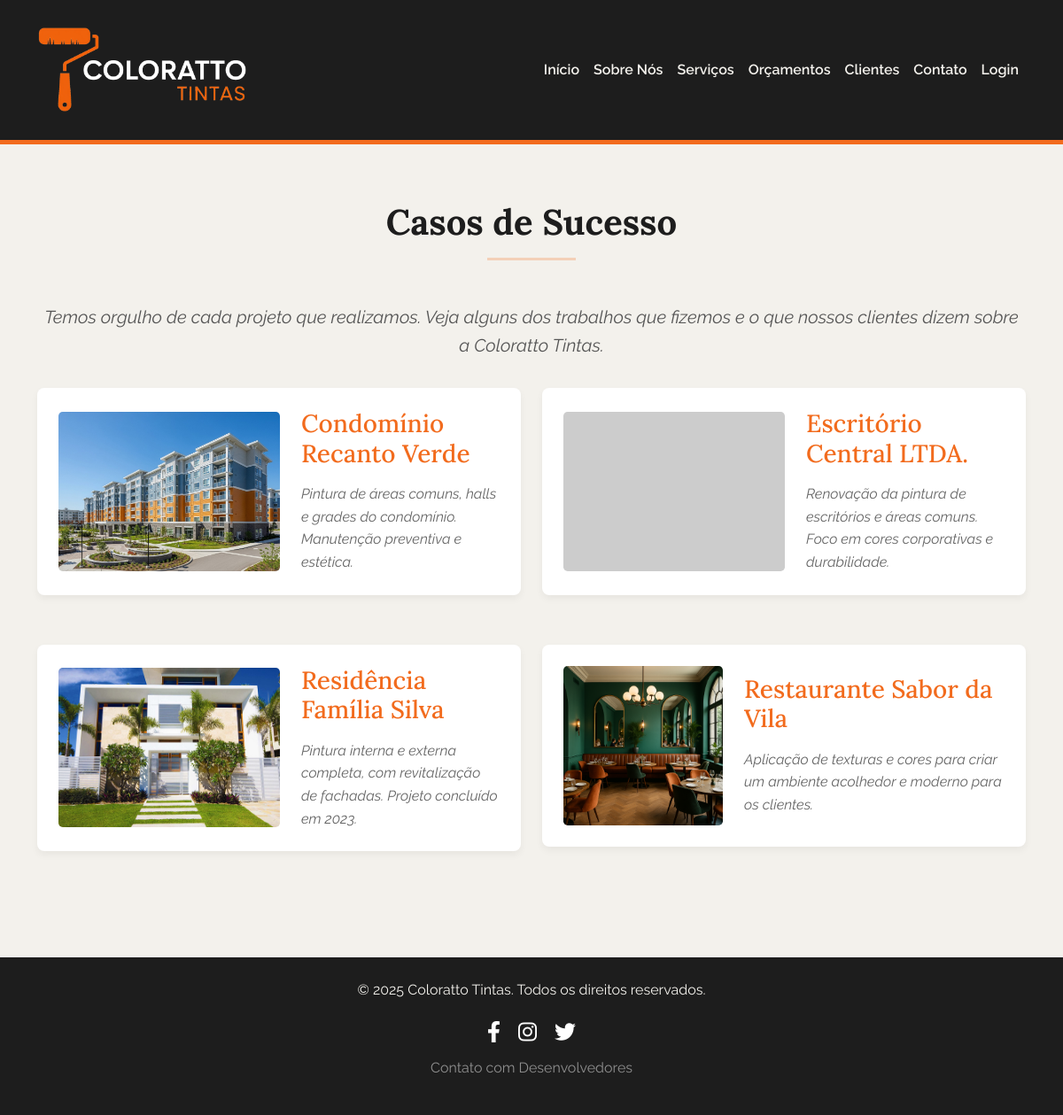
The page /clientes.php on the database its author committed.
### tables this page shows
CREATE TABLE IF NOT EXISTS `clients` (
  `id` INT(11) NOT NULL AUTO_INCREMENT,
  `name` VARCHAR(100) NOT NULL,
  `description` TEXT,
  `image_path` VARCHAR(255),
  `created_at` DATETIME NOT NULL DEFAULT CURRENT_TIMESTAMP,
  `updated_at` DATETIME NOT NULL DEFAULT CURRENT_TIMESTAMP ON UPDATE CURRENT_TIMESTAMP,
  PRIMARY KEY (`id`)
);

### clientes.php (the view, shortened to what this page needs)
<?php
include 'header.php';
$sql = "SELECT name, description, image_path FROM clients ORDER BY name ASC";
$result = $conn->query($sql);
?>
        <section class="page-section">
            <div class="container">
                <h2 class="section-heading text-center">Casos de Sucesso</h2>
                <hr style="width: 100px; border-top: 3px solid #F26B1D; margin: 1rem auto 3rem auto;">
                <div class="intro-text text-center">
                    <p>Temos orgulho de cada projeto que realizamos. Veja alguns dos trabalhos que fizemos e o que nossos clientes dizem sobre a Coloratto Tintas.</p>
                </div>
                <div class="row">
                    <?php
                    if ($result->num_rows > 0) {
                        while($row = $result->fetch_assoc()) {
                            echo '<div class="col-lg-6 mb-4">';
                            echo '  <div class="client-card d-flex flex-column flex-md-row align-items-center">';
                            if (!empty($row["image_path"]) && file_exists('./' . $row["image_path"])) {
                                echo '    <img src="' . BASE_URL . htmlspecialchars($row["image_path"]) . '" alt="' . htmlspecialchars($row["name"]) . '" class="img-fluid me-md-4 mb-3 mb-md-0" style="max-width: 250px; height: 180px; object-fit: cover;">';
                            } else {
                                echo '    <img src="https://via.placeholder.com/250x180/CCCCCC/FFFFFF?text=Cliente" alt="Imagem Padrão Cliente" class="img-fluid me-md-4 mb-3 mb-md-0" style="max-width: 250px; height: 180px; object-fit: cover;">';
                            }
                            echo '    <div class="text-center text-md-start">';
                            echo '      <h3>' . htmlspecialchars($row["name"]) . '</h3>';
                            echo '      <p class="mb-0">' . htmlspecialchars($row["description"]) . '</p>';
                            echo '    </div>';
                            echo '  </div>';
                            echo '</div>';
                        }
                    } else {
                        echo "<div class='col-12 text-center'><p>Nenhum cliente/projeto cadastrado ainda.</p></div>";
                    }
                    ?>
                </div>
            </div>
        </section>
<?php
include 'footer.php';
?>

### css/styles.css (style rules this page uses)
body { font-family: 'Raleway', sans-serif; color: #333; line-height: 1.6; background-color: #F3F1EC; }
h2, h3, h4, h5, h6 { font-family: 'Lora', serif; color: #1D1D1D; margin-bottom: 1rem; }
p { margin-bottom: 1rem; }
.page-section { padding: 4rem 0; text-align: center; }
.section-heading { font-size: 2.5rem; font-weight: 700; margin-bottom: 1rem; color: #1D1D1D; }
.intro-text { font-style: italic; font-size: 1.25rem; font-weight: 400; margin-top: 1rem; margin-bottom: 2rem; color: #555; }
.service-box, .client-card { background-color: #ffffff; padding: 1.5rem; border-radius: 0.5rem; box-shadow: 0 0.25rem 0.5rem rgba(0, 0, 0, 0.05); margin-bottom: 2rem; text-align: center; }
.service-box img, .client-card img { max-width: 100%; height: 200px; object-fit: cover; border-radius: 0.3rem; margin-bottom: 1rem; }
.service-box h3, .client-card h3 { font-size: 1.75rem; color: #F26B1D; }
.client-card p { font-style: italic; color: #666; }

### rows shown on the page
clients: image_path (picture), name "Condomínio Recanto Verde", description "Pintura de áreas comuns, halls e grades do condomínio. Manutenção preventiva e estética."
clients: name "Escritório Central LTDA.", description "Renovação da pintura de escritórios e áreas comuns. Foco em cores corporativas e durabilidade."
clients: image_path (picture), name "Residência Família Silva", description "Pintura interna e externa completa, com revitalização de fachadas. Projeto concluído em 2023."
clients: image_path (picture), name "Restaurante Sabor da Vila", description "Aplicação de texturas e cores para criar um ambiente acolhedor e moderno para os clientes."
